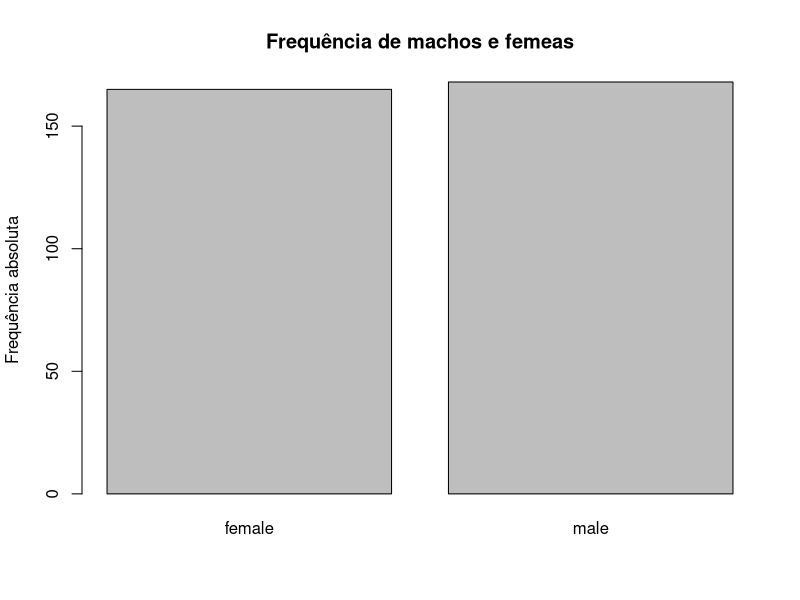
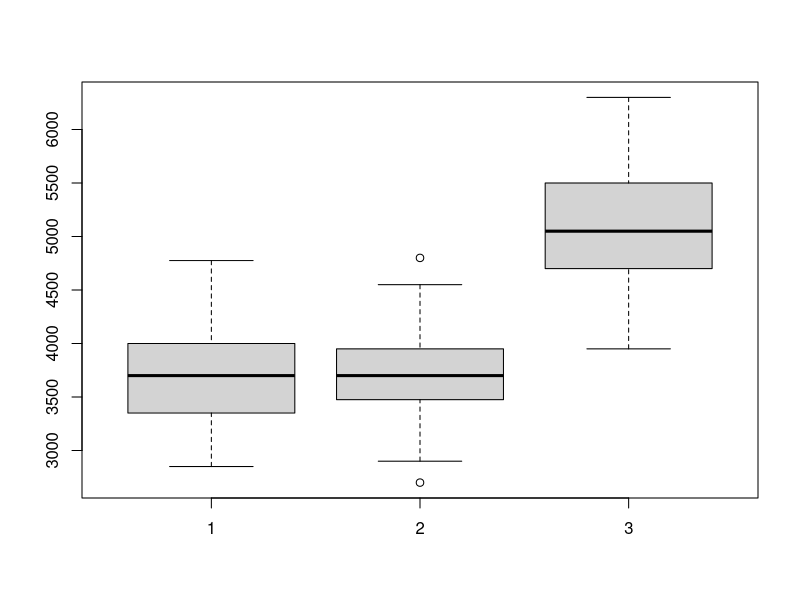
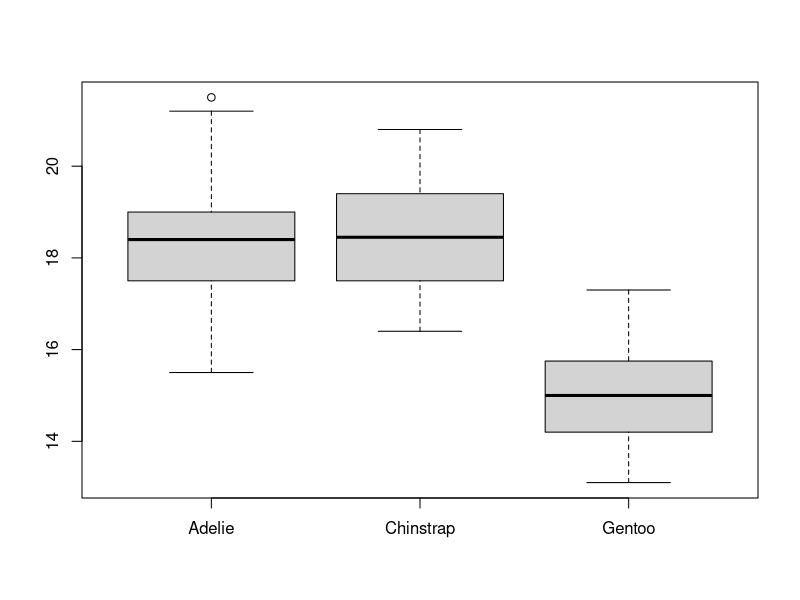

These figures' R source, in order:
install.packages("palmerpenguins")
library(palmerpenguins)

dados <- penguins
str(dados)

summary(dados)    #Analise estatistica

dados$sex

#Limpeza dos dados faltantes: 

is.na(dados$sex)            #Retorna TRUE para dados faltantes 

dados[is.na(dados$sex),]    #Retorna os pinguins com dados faltantes
dados[!is.na(dados$sex),]   #Retorna os pinguins com dados nao faltantes


dados <- dados[!is.na(dados$sex),]

#Grafico
tabela_sexo <- table(dados$sex)
barplot(tabela_sexo, main = "Frequência de machos e femeas", ylab = "Frequência absoluta")

#Separação por niveis

niveis <- levels(dados$species)                   #Niveis: "Adelie" "Chinstrap" "Gentoo" 

adelie      <- dados[dados$species == niveis[1],]
chinstrap   <- dados[dados$species == niveis[2],]
gentoo      <- dados[dados$species == niveis[3],]

#Storytelling

table(adelie$island)
table(chinstrap$island)
table(gentoo$island)

boxplot(adelie$body_mass_g, chinstrap$body_mass_g, gentoo$body_mass_g)
boxplot(adelie$bill_depth_mm, chinstrap$bill_depth_mm, gentoo$bill_depth_mm, names = c("Adelie", "Chinstrap", "Gentoo"))
